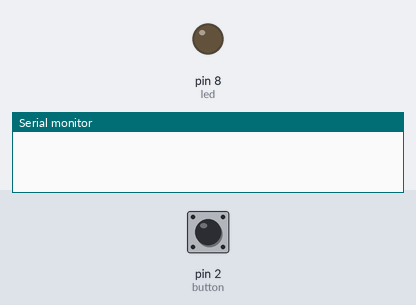
Bench run of a sketch on a simulated Arduino Uno, built with avr-gcc and run on an emulated ATmega328P. Shown: output pins drawn as LEDs (lit = HIGH), the last lines printed to the serial monitor. Inputs (shaded band) come from the test bench; at power-on: pin 2 (button) HIGH.

Above: at 1.2 s.
1.3 s: pin 2 (button) pulled LOW for 0.15 s
At 2.1 s:
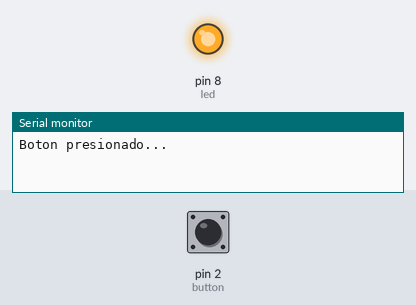
2.9 s: pin 2 (button) pulled LOW for 1 s
At 3.3 s:
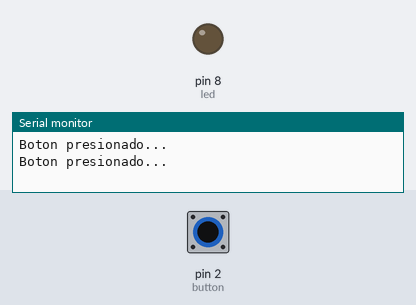
5.4 s: pin 2 (button) pulled LOW for 3.2 s
At 6.4 s:
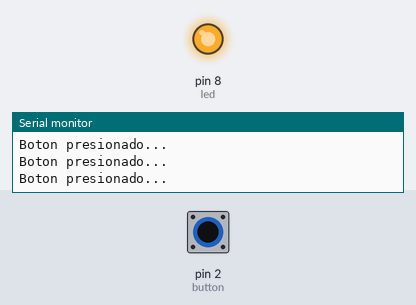
Timing chart, 0 to 8.4 s (numbered marks = the images above; inputs shaded):
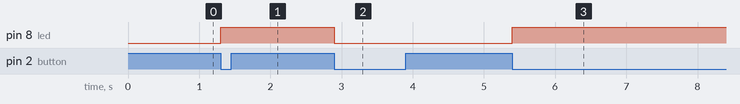

Measured:
- after the input at 1.3 s, pin 8 (led): LOW → HIGH at once
- after the input at 2.9 s, pin 8 (led): HIGH → LOW at once
- after the input at 5.4 s, pin 8 (led): LOW → HIGH at once

The sketch:

EX04_Push_Button.ino
```cpp
/*
  LED activado por boton
 */

int button = 2;              // pin que lee estado del boton
int led = 8;                 // pin al cual esta conectado el LED
boolean ledOn = false;       // estado actual del LED

// la funcion setup() se ejecuta una vez al reiniciarse
void setup() {
  pinMode(button, INPUT);    // inicializa el pin de entrada
  pinMode(led, OUTPUT);      // inicializa el pin de salida
  digitalWrite(led, LOW);    // apaga el LED

  Serial.begin(9600);        // habilitamos el envio de debug por el monitor serial
}

// la funcion loop() es llamada internamente en un ciclo sin fin
void loop() {
  // espera a que presionen el boton
  while(digitalRead(button)==LOW)
  {
  }

  // espera a que suelten el boton
  while(digitalRead(button)==HIGH)
  {
  }

  // un mensaje por el monitor serial
  Serial.println("Boton presionado...");

  // si el LED estaba encendido entonces lo apagamos
  if(ledOn)
  {
    digitalWrite(led, LOW);    // apaga el LED
    ledOn = false;
  }
  else
  {
    digitalWrite(led, HIGH);   // enciende el LED (HIGH es el nivel de voltaje)
    ledOn = true;
  }
}
```
